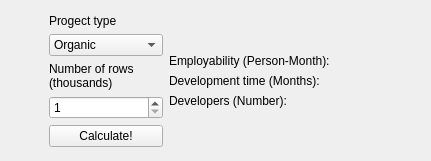
<?xml version="1.0" encoding="UTF-8"?>
<ui version="4.0">
 <class>MainWindow</class>
 <widget class="QMainWindow" name="MainWindow">
  <property name="geometry">
   <rect>
    <x>0</x>
    <y>0</y>
    <width>431</width>
    <height>161</height>
   </rect>
  </property>
  <property name="windowTitle">
   <string>MainWindow</string>
  </property>
  <widget class="QWidget" name="centralwidget">
   <layout class="QHBoxLayout" name="horizontalLayout">
    <item>
     <spacer name="horizontalSpacer_2">
      <property name="orientation">
       <enum>Qt::Horizontal</enum>
      </property>
      <property name="sizeType">
       <enum>QSizePolicy::Fixed</enum>
      </property>
      <property name="sizeHint" stdset="0">
       <size>
        <width>40</width>
        <height>20</height>
       </size>
      </property>
     </spacer>
    </item>
    <item>
     <layout class="QVBoxLayout" name="verticalLayout_2">
      <item>
       <spacer name="verticalSpacer_3">
        <property name="orientation">
         <enum>Qt::Vertical</enum>
        </property>
        <property name="sizeHint" stdset="0">
         <size>
          <width>20</width>
          <height>40</height>
         </size>
        </property>
       </spacer>
      </item>
      <item>
       <widget class="QLabel" name="label">
        <property name="text">
         <string>Progect type</string>
        </property>
       </widget>
      </item>
      <item>
       <widget class="QComboBox" name="model1">
        <item>
         <property name="text">
          <string>Organic</string>
         </property>
        </item>
        <item>
         <property name="text">
          <string>Semi-Detached</string>
         </property>
        </item>
        <item>
         <property name="text">
          <string>Embedded</string>
         </property>
        </item>
       </widget>
      </item>
      <item>
       <widget class="QLabel" name="label_2">
        <property name="text">
         <string>Number of rows
(thousands)</string>
        </property>
       </widget>
      </item>
      <item>
       <widget class="QSpinBox" name="size">
        <property name="minimum">
         <number>1</number>
        </property>
        <property name="maximum">
         <number>1000000007</number>
        </property>
       </widget>
      </item>
      <item>
       <widget class="QPushButton" name="calc">
        <property name="text">
         <string>Calculate!</string>
        </property>
       </widget>
      </item>
      <item>
       <spacer name="verticalSpacer_2">
        <property name="orientation">
         <enum>Qt::Vertical</enum>
        </property>
        <property name="sizeHint" stdset="0">
         <size>
          <width>20</width>
          <height>40</height>
         </size>
        </property>
       </spacer>
      </item>
     </layout>
    </item>
    <item>
     <layout class="QVBoxLayout" name="verticalLayout">
      <item>
       <spacer name="verticalSpacer_4">
        <property name="orientation">
         <enum>Qt::Vertical</enum>
        </property>
        <property name="sizeHint" stdset="0">
         <size>
          <width>20</width>
          <height>40</height>
         </size>
        </property>
       </spacer>
      </item>
      <item>
       <widget class="QLabel" name="label_7">
        <property name="text">
         <string>Employability (Person-Month):</string>
        </property>
       </widget>
      </item>
      <item>
       <widget class="QLabel" name="label_5">
        <property name="text">
         <string>Development time (Months):</string>
        </property>
       </widget>
      </item>
      <item>
       <widget class="QLabel" name="label_3">
        <property name="text">
         <string>Developers (Number):</string>
        </property>
       </widget>
      </item>
      <item>
       <spacer name="verticalSpacer">
        <property name="orientation">
         <enum>Qt::Vertical</enum>
        </property>
        <property name="sizeHint" stdset="0">
         <size>
          <width>20</width>
          <height>40</height>
         </size>
        </property>
       </spacer>
      </item>
     </layout>
    </item>
    <item>
     <layout class="QVBoxLayout" name="verticalLayout_3">
      <item>
       <spacer name="verticalSpacer_5">
        <property name="orientation">
         <enum>Qt::Vertical</enum>
        </property>
        <property name="sizeHint" stdset="0">
         <size>
          <width>20</width>
          <height>40</height>
         </size>
        </property>
       </spacer>
      </item>
      <item>
       <widget class="QLabel" name="label_8">
        <property name="text">
         <string/>
        </property>
       </widget>
      </item>
      <item>
       <widget class="QLabel" name="label_6">
        <property name="text">
         <string/>
        </property>
       </widget>
      </item>
      <item>
       <widget class="QLabel" name="label_4">
        <property name="text">
         <string/>
        </property>
       </widget>
      </item>
      <item>
       <spacer name="verticalSpacer_6">
        <property name="orientation">
         <enum>Qt::Vertical</enum>
        </property>
        <property name="sizeHint" stdset="0">
         <size>
          <width>20</width>
          <height>40</height>
         </size>
        </property>
       </spacer>
      </item>
     </layout>
    </item>
    <item>
     <spacer name="horizontalSpacer">
      <property name="orientation">
       <enum>Qt::Horizontal</enum>
      </property>
      <property name="sizeType">
       <enum>QSizePolicy::Fixed</enum>
      </property>
      <property name="sizeHint" stdset="0">
       <size>
        <width>40</width>
        <height>20</height>
       </size>
      </property>
     </spacer>
    </item>
   </layout>
  </widget>
 </widget>
 <tabstops>
  <tabstop>model1</tabstop>
  <tabstop>size</tabstop>
  <tabstop>calc</tabstop>
 </tabstops>
 <resources/>
 <connections/>
</ui>
